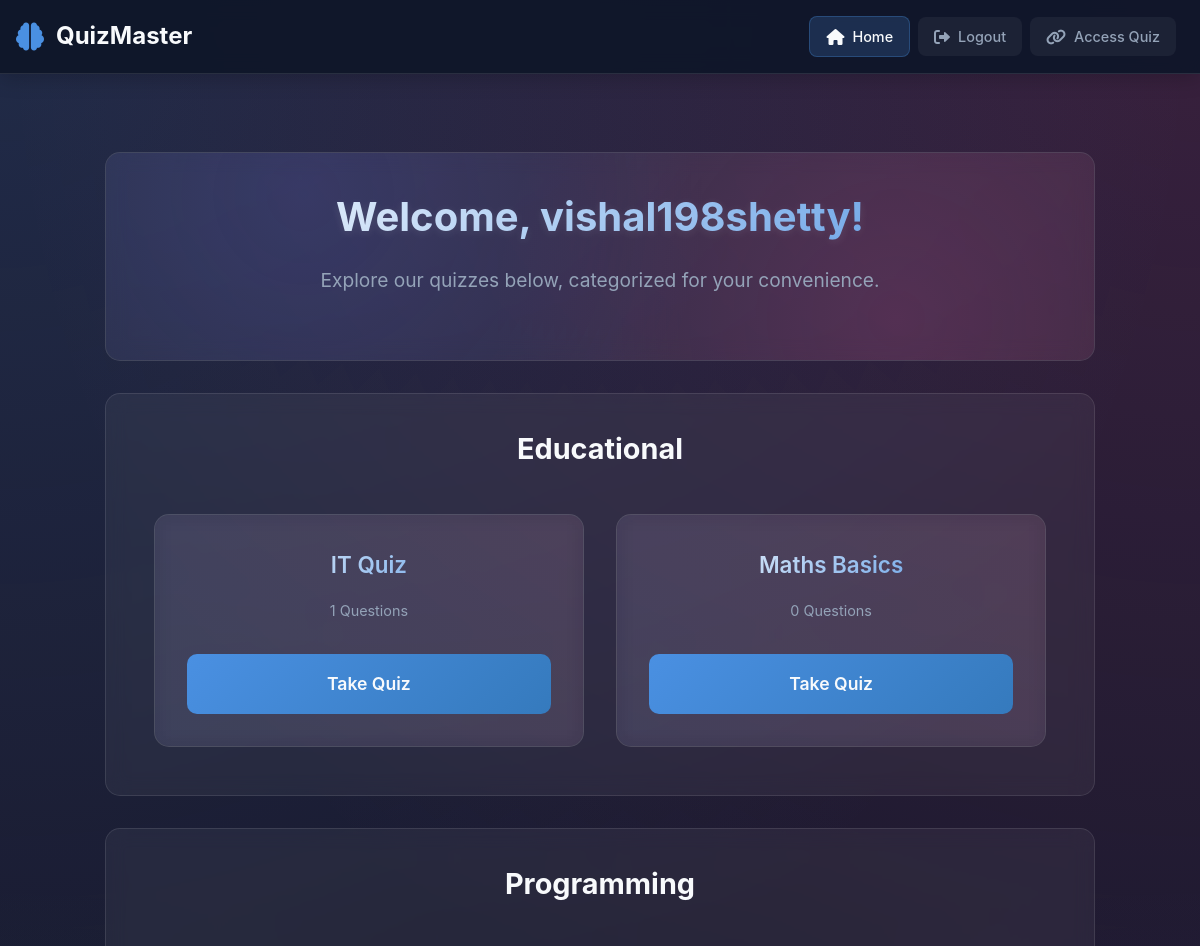
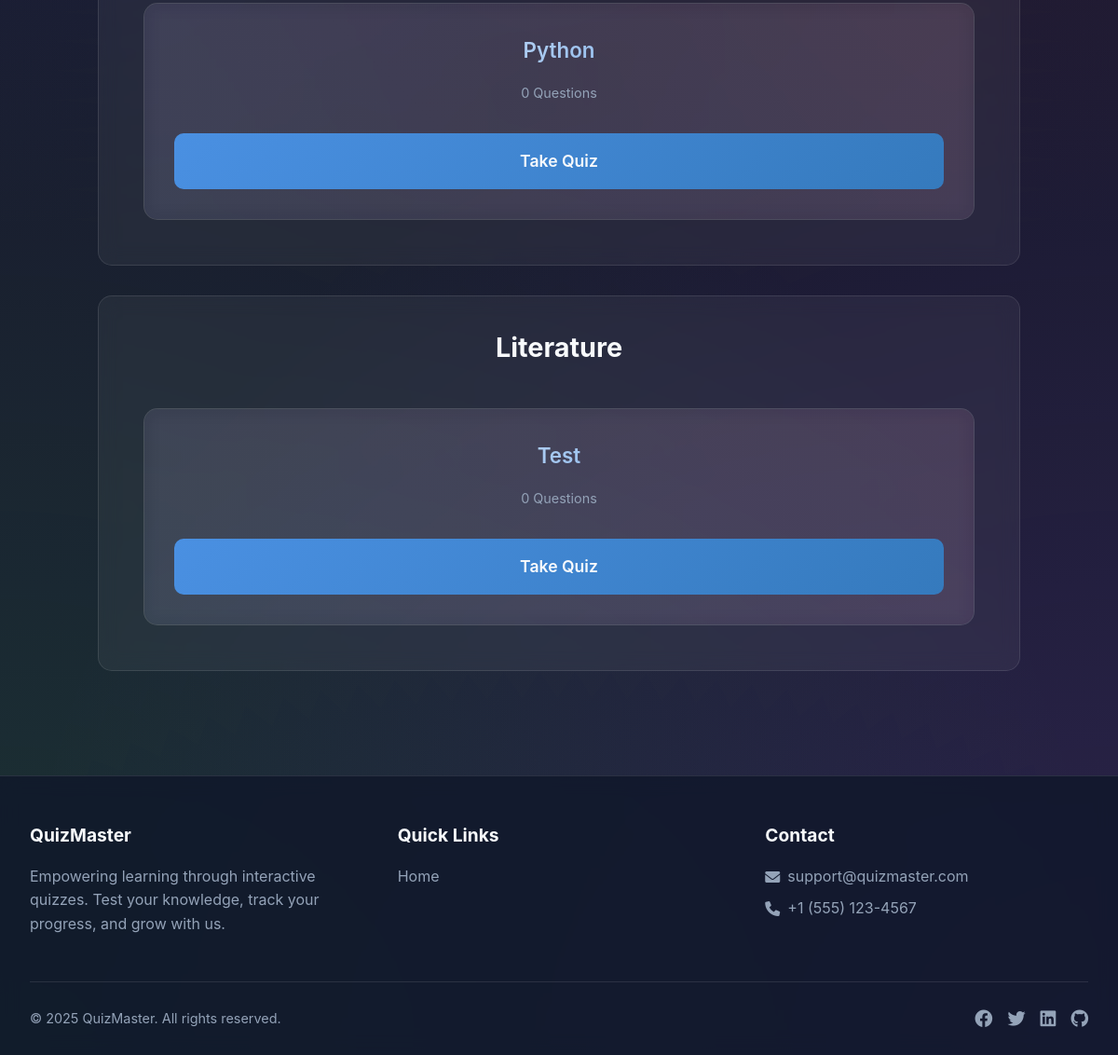
The page / (signed in) on the database as committed earlier (2 pictures, top to bottom).
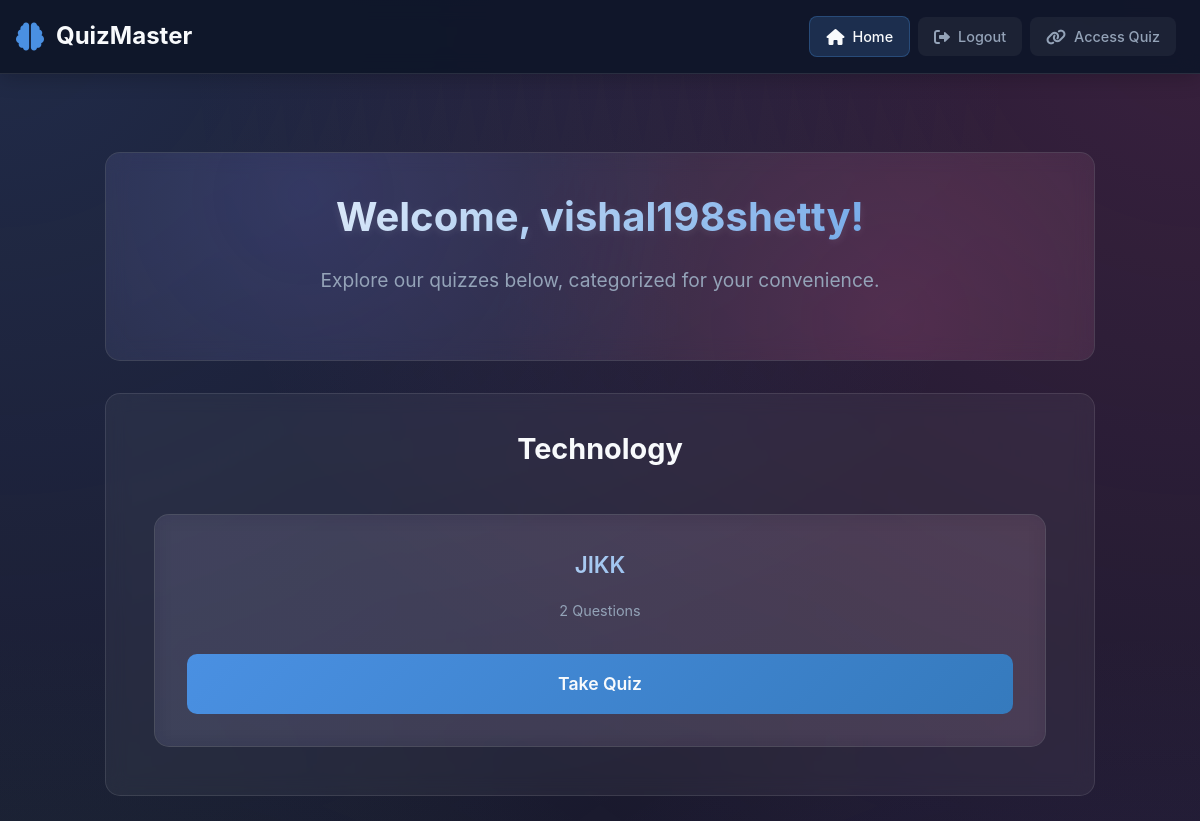
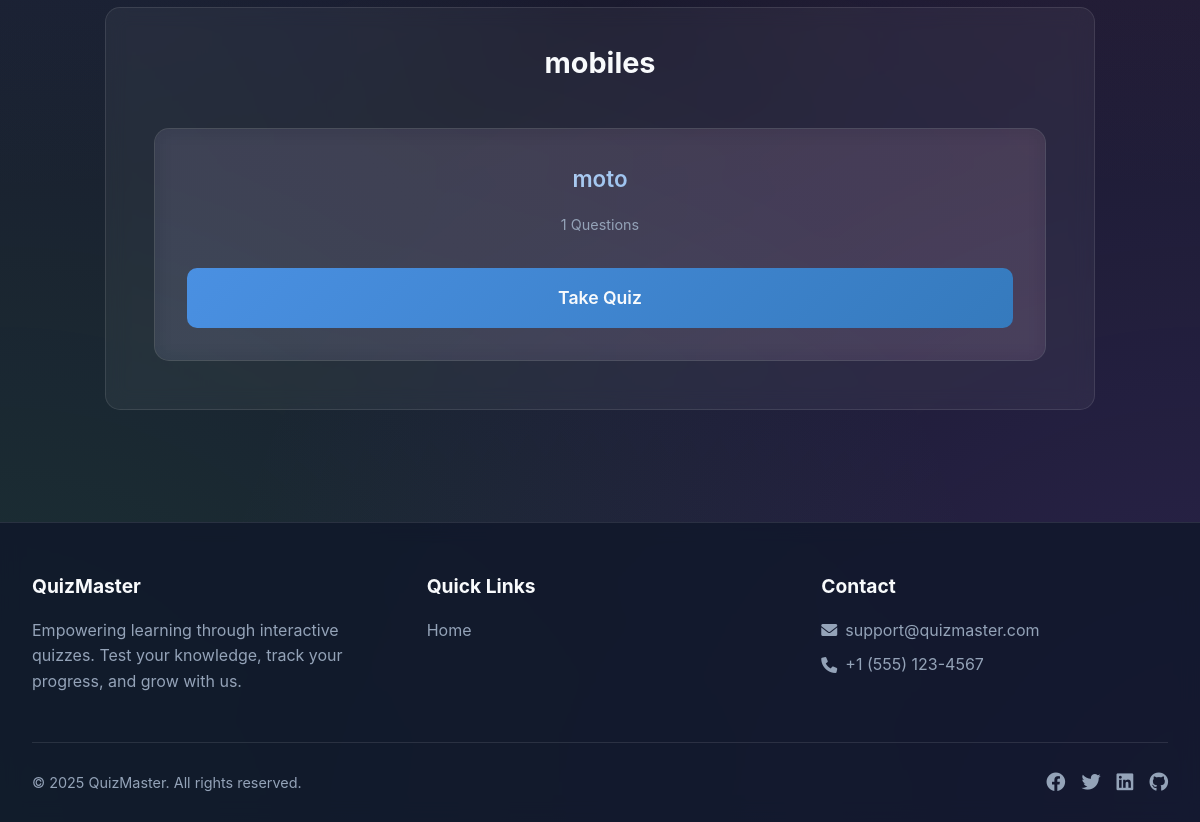
The same page on the database as committed later (2 pictures, top to bottom).
### tables this page shows
CREATE TABLE `quizdetails` (
  `quizid` int(5) NOT NULL,
  `category` varchar(200) NOT NULL,
  `quizname` varchar(200) NOT NULL,
  `email` varchar(222) NOT NULL,
  `timer` int(11) NOT NULL DEFAULT 30
);

### index.php (the view, shortened to what this page needs)
<?php
include "dbconnect.php";
$welcome_name = '';
if (isset($_SESSION['name']) && !empty($_SESSION['name'])) {
    $welcome_name = $_SESSION['name'];
} else if (isset($_SESSION['username']) && !empty($_SESSION['username'])) {
    $welcome_name = $_SESSION['username'];
} else if (isset($_SESSION['email']) && !empty($_SESSION['email'])) {
    $welcome_name = explode('@', $_SESSION['email'])[0];
}
$quizQuery = "SELECT qd.quizid, qd.quizname, qd.category,
              (SELECT COUNT(*) FROM quizes WHERE quizid = qd.quizid) as question_count
              FROM quizdetails qd";
$quizResult = $con->query($quizQuery);
$categories = array();
if ($quizResult) {
    while ($row = $quizResult->fetch_assoc()) {
        if (!in_array($row['category'], $categories)) {
            $categories[] = $row['category'];
        }
    }
    $quizResult->data_seek(0);
}
?>
<?php include "components/header.php"; ?>
    <div class="dashboard">
        <section class="welcome-section">
            <h1 class="welcome-title">
                Welcome<?php echo $welcome_name ? ', ' . htmlspecialchars($welcome_name) : ''; ?>!
            </h1>
            <p class="welcome-subtitle">
                Explore our quizzes below, categorized for your convenience.
            </p>
        </section>
        <?php foreach($categories as $category): ?>
            <section class="category-section">
                <h2 class="category-title">
                    <span class="category-title-wrapper">
                        <?php echo htmlspecialchars($category); ?>
                    </span>
                </h2>
                <div class="quiz-grid">
                    <?php
                    $quizResult->data_seek(0);
                    while ($quiz = $quizResult->fetch_assoc()):
                        if ($quiz['category'] === $category):
                    ?>
                        <article class="quiz-card">
                            <div>
                                <h3 class="quiz-title"><?php echo htmlspecialchars($quiz['quizname']); ?></h3>
                                <p class="quiz-info"><?php echo $quiz['question_count']; ?> Questions</p>
                            </div>
                            <?php if($_SESSION['status'] === "admin"): ?>
                                <a href="quizmanip.php?quizid=<?php echo $quiz['quizid']; ?>" class="take-quiz-btn">
                                    Edit Quiz
                                </a>
                                <div style="height: 10px;"></div>
                                <form method="POST" action="delete_quiz.php" onsubmit="return confirm('Are you sure you want to delete this quiz? This action cannot be undone.');">
                                    <input type="hidden" name="quizid" value="<?php echo $quiz['quizid']; ?>">
                                    <button type="submit" class="take-quiz-btn delete-quiz-btn" style="background: linear-gradient(135deg, #ef4444, #b91c1c);">
                                        Delete Quiz
                                    </button>
                                </form>
                            <?php else: ?>
                                <a href="takequiz.php?quizid=<?php echo $quiz['quizid']; ?>" class="take-quiz-btn">
                                    Take Quiz
                                </a>
                            <?php endif; ?>
                        </article>
                    <?php
                        endif;
                    endwhile;
                    ?>
                </div>
            </section>
        <?php endforeach; ?>
    </div>
<?php include "components/footer.php"; ?>

### components/header.php (shortened to what this page needs)
<!DOCTYPE html>
<html lang="en">
<head>
    <link rel="stylesheet" href="https://cdnjs.cloudflare.com/ajax/libs/font-awesome/6.0.0/css/all.min.css">
    <link rel="stylesheet" href="/Quiz/css/responsive.css">
</head>
<body>
    <div class="gradient-bg"></div>
    <nav class="navbar <?php echo (isset($_SESSION['status']) && $_SESSION['status'] === 'admin') ? 'admin-navbar' : ''; ?>">
        <a href="/Quiz/index.php" class="navbar-brand">
            <i class="fas fa-brain"></i>
            <span>QuizMaster</span>
        </a>
        <div class="navbar-nav">
            <?php
                $currentPage = basename($_SERVER['PHP_SELF']);
                $isTakingQuiz = in_array($currentPage, ['takequiz.php', 'results.php']);
            ?>
            <?php if(isset($_SESSION['status']) && $_SESSION['status'] !== 'loggedout'): ?>
                <?php if(!$isTakingQuiz): ?>
                    <div class="nav-item">
                        <a href="/Quiz/index.php" class="nav-link <?php echo $currentPage === 'index.php' ? 'active' : ''; ?> <?php echo ($_SESSION['status'] === 'admin') ? 'admin-nav-link' : ''; ?>">
                            <i class="fas fa-home"></i><span>Home</span>
                        </a>
                    </div>
                <?php endif; ?>
                <div class="nav-item">
                    <a href="/Quiz/logout.php" class="nav-link <?php echo ($_SESSION['status'] === 'admin') ? 'admin-nav-link' : ''; ?>">
                        <i class="fas fa-sign-out-alt"></i><span>Logout</span>
                    </a>
                </div>
                <?php if($_SESSION['status'] === 'loggedin'): ?>
                <div class="nav-item">
                    <a href="/Quiz/access_quiz.php" class="nav-link">
                        <i class="fas fa-link"></i><span>Access Quiz</span>
                    </a>
                </div>
                <?php endif; ?>
            <?php endif; ?>
        </div>
    </nav>
    <main class="main-content <?php echo basename($_SERVER['PHP_SELF']) === 'landing.php' ? 'landing-page' : ''; ?>">

### components/footer.php (shortened to what this page needs)
    </main>
    <footer class="main-footer">
        <div class="footer-container">
            <div class="footer-content">
                <div class="footer-section">
                    <h3 class="footer-title">QuizMaster</h3>
                    <p class="footer-description">
                        Empowering learning through interactive quizzes. Test your knowledge, track your progress, and grow with us.
                    </p>
                </div>
                <div class="footer-section">
                    <h3 class="footer-title">Quick Links</h3>
                    <ul class="footer-links">
                        <li><a href="/Quiz/">Home</a></li>
                    </ul>
                </div>
                <div class="footer-section">
                    <h3 class="footer-title">Contact</h3>
                    <ul class="footer-links">
                        <li><a href="mailto:support@quizmaster.com"><i class="fas fa-envelope"></i> support@quizmaster.com</a></li>
                        <li><a href="#"><i class="fas fa-phone"></i> +1 (555) 123-4567</a></li>
                    </ul>
                </div>
            </div>
            <div class="footer-bottom">
                <p>&copy; <?php echo date('Y'); ?> QuizMaster. All rights reserved.</p>
                <div class="social-links">
                    <a href="#" class="social-link"><i class="fab fa-facebook"></i></a>
                    <a href="#" class="social-link"><i class="fab fa-twitter"></i></a>
                    <a href="#" class="social-link"><i class="fab fa-linkedin"></i></a>
                    <a href="#" class="social-link"><i class="fab fa-github"></i></a>
                </div>
            </div>
        </div>
    </footer>
</body>
</html>

### css/responsive.css (style rules this page uses)
:root { --container-width: min(90%, 1200px); --spacing-sm: 0.5rem; --spacing-md: 1rem; --spacing-lg: 2rem; }
.quiz-card { background: rgba(255, 255, 255, 0.1); border-radius: 12px; padding: var(--spacing-md); margin-bottom: var(--spacing-md); backdrop-filter: blur(10px); border: 1px solid rgba(255, 255, 255, 0.1); }

### components/header.php (style rules this page uses)
:root { --primary: #4a90e2; --primary-dark: #357abd; --secondary: #ec4899; --accent: #8b5cf6; --background: #1a1a2e; --text: #f8fafc; --text-muted: #94a3b8; --success: #22c55e; --error: #ef4444; --header-height: 4.5rem; --admin-gradient: linear-gradient(135deg, #4a90e2, #8b5cf6); --admin-glow: 0 0 15px rgba(74, 144, 226, 0.5); }
* { margin: 0; padding: 0; box-sizing: border-box; font-family: 'Inter', -apple-system, BlinkMacSystemFont, 'Segoe UI', Roboto, sans-serif; }
body { background: var(--background); color: var(--text); line-height: 1.6; min-height: 100vh; display: flex; flex-direction: column; }
.gradient-bg { position: fixed; top: 0; left: 0; right: 0; bottom: 0; background: radial-gradient(circle at 0% 0%, rgba(74, 144, 226, 0.15) 0%, transparent 50%), radial-gradient(circle at 100% 0%, rgba(236, 72, 153, 0.15) 0%, transparent 50%), radial-gradient(circle at 100% 100%, rgba(139, 92, 246, 0.15) 0%, transparent 50%), radial-gradient(circle at 0% 100%, rgba(34, 197, 94, 0.15) 0%, transparent 50%); z-index: -1; }
.main-content { flex: 1; width: 100%; max-width: 1200px; margin: var(--header-height) auto 0; padding: 2rem; }
.navbar { position: fixed; top: 0; left: 0; right: 0; height: auto; min-height: var(--header-height); background: rgba(15, 23, 42, 0.95); backdrop-filter: blur(10px); -webkit-backdrop-filter: blur(10px); border-bottom: 1px solid rgba(255, 255, 255, 0.1); display: flex; justify-content: space-between; align-items: center; padding: 0.5rem 1rem; z-index: 1000; box-shadow: 0 4px 20px rgba(0, 0, 0, 0.2); }
.navbar-brand { display: flex; align-items: center; gap: 0.75rem; text-decoration: none; font-size: 1.5rem; font-weight: 700; color: var(--text); transition: all 0.3s ease; }
.navbar-brand i { color: var(--primary); font-size: 1.75rem; transition: all 0.3s ease; }
.navbar-nav { display: flex; align-items: center; gap: 0.5rem; overflow-x: auto; padding: 0.5rem; scrollbar-width: none; -ms-overflow-style: none; margin-left: 1rem; flex-wrap: nowrap; }
.nav-item { position: relative; flex-shrink: 0; }
.nav-link { display: flex; align-items: center; padding: 0.5rem 1rem; border-radius: 8px; text-decoration: none; font-size: 0.9rem; font-weight: 500; color: var(--text-muted); background: rgba(255, 255, 255, 0.05); transition: all 0.3s ease; white-space: nowrap; min-width: max-content; }
.nav-link i { margin-right: 0.5rem; font-size: 1rem; }
.nav-link span { display: inline !important; }
.nav-link.active { color: var(--text); background: rgba(74, 144, 226, 0.2); border: 1px solid rgba(74, 144, 226, 0.3); }

### components/footer.php (style rules this page uses)
.main-footer { background: rgba(15, 23, 42, 0.8); backdrop-filter: blur(10px); border-top: 1px solid rgba(255, 255, 255, 0.1); padding: 3rem 0 1.5rem; margin-top: auto; }
.footer-container { max-width: 1200px; margin: 0 auto; padding: 0 2rem; }
.footer-content { display: grid; grid-template-columns: repeat(auto-fit, minmax(250px, 1fr)); gap: 3rem; margin-bottom: 2rem; }
.footer-section { color: var(--text-muted); }
.footer-title { color: var(--text); font-size: 1.2rem; margin-bottom: 1rem; }
.footer-description { line-height: 1.6; margin-bottom: 1rem; }
.footer-links { list-style: none; padding: 0; }
.footer-links li { margin-bottom: 0.5rem; }
.footer-links a { color: var(--text-muted); text-decoration: none; transition: color 0.3s ease; display: inline-flex; align-items: center; gap: 0.5rem; }
.footer-bottom { padding-top: 1.5rem; border-top: 1px solid rgba(255, 255, 255, 0.1); display: flex; justify-content: space-between; align-items: center; color: var(--text-muted); font-size: 0.9rem; }
.social-links { display: flex; gap: 1rem; }
.social-link { color: var(--text-muted); text-decoration: none; transition: color 0.3s ease; font-size: 1.2rem; }

Rows that differ between the two databases and show on the page:
removed quizdetails: quizname "IT Quiz", question_count "1", shown under "Educational"
removed quizdetails: quizname "Maths Basics", question_count "0", shown under "Educational"
removed quizdetails: quizname "Python", question_count "0", shown under "Programming"
removed quizdetails: quizname "Test", question_count "0", shown under "Literature"
added quizdetails: quizname "JIKK", question_count "2", shown under "Technology"
added quizdetails: quizname "moto", question_count "1", shown under "mobiles"
Other text that changed with them:
new list line: "Technology"
new list line: "mobiles"
list line gone: "Educational"
list line gone: "Programming"
list line gone: "Literature"
